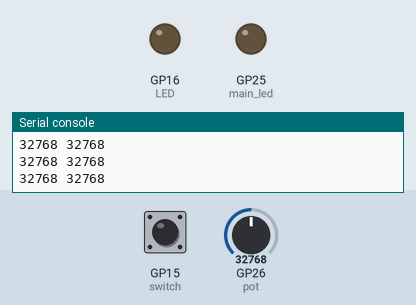
A program run on a simulated Raspberry Pi Pico running MicroPython. Parts: output pins drawn as LEDs (lit = HIGH), the last lines printed to the serial console. Inputs (shaded band) come from the test bench; at power-on: GP15 (switch) LOW, GP26 (pot) = 32768 (analog values on the 0–65535 scale).

Above: at 1.2 s.
1.3 s: GP15 (switch) pulled HIGH for 0.15 s
At 1.8 s:
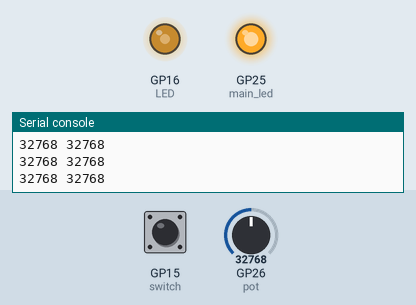
3.0 s: GP26 (pot) set to 45874
At 4.8 s:
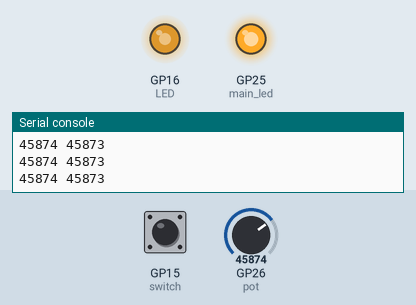
6.0 s: GP26 (pot) set to 65535
At 7.5 s:
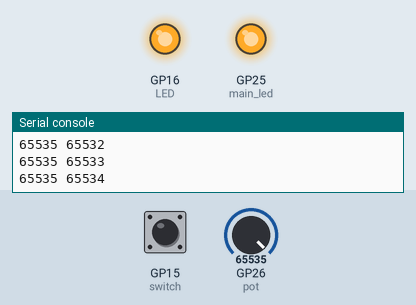
9.0 s: GP26 (pot) set to 7864
At 10.1 s:
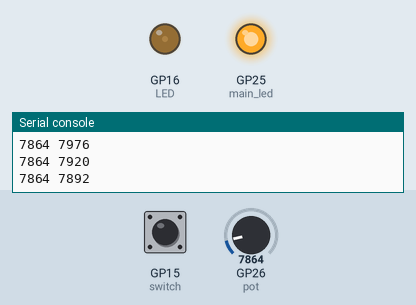
12.0 s: GP26 (pot) set to 0
At 12.18 s:
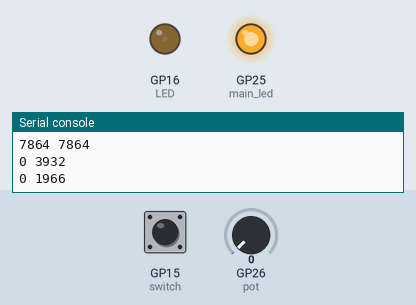
15.0 s: GP15 (switch) pulled HIGH for 1 s
At 16.6 s:
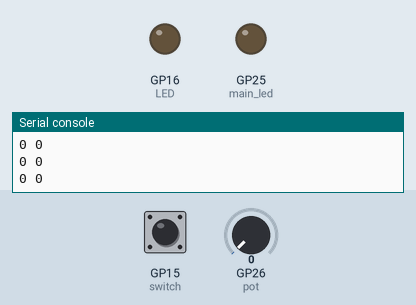
Timing chart, 0 to 18.1 s (numbered marks = the images above; inputs shaded):
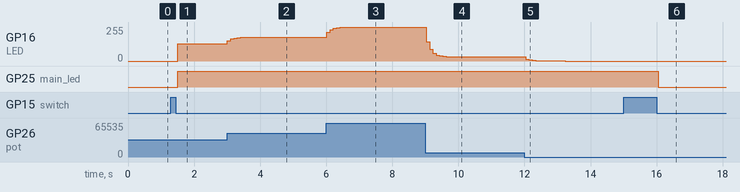

The program:

led_pot.py
```python
import machine
import utime

LED = machine.PWM(machine.Pin(16))
LED.freq(100)
switch = machine.Pin(15, machine.Pin.IN, machine.Pin.PULL_DOWN)
pot = machine.ADC(26)

main_led = machine.Pin(25, machine.Pin.OUT)
#LED = machine.Pin(16, machine.Pin.OUT)


button = False

def switch_irq(pin):
    global button
    button = not button

switch.irq(trigger=machine.Pin.IRQ_FALLING, handler=switch_irq)

value = pot.read_u16()
while True:
    last = value
    new  = pot.read_u16()
    value = (last + new) // 2
    print(new, value)
    main_led.value(int(button))
    if button:
        LED.duty_u16(value)
    else:
        LED.duty_u16(0)

    utime.sleep_ms(100)
```

Measured:
- after the input at 1.3 s, GP16 (LED): 0/255 → 128/255 after 0.20 s; GP25 (main_led): LOW → HIGH after 0.20 s
- after the input at 3.0 s, GP16 (LED): moves from 128/255 to 178/255 over 0.50 s, starting at once
- after the input at 6.0 s, GP16 (LED): moves from 178/255 to 255/255 over 0.70 s, starting at once
- after the input at 9.0 s, GP16 (LED): moves from 255/255 to 31/255 over 0.70 s, starting at once
- after the input at 12.0 s, GP16 (LED): moves from 31/255 to 0/255 over 1.2 s, starting at once
- after the input at 15.0 s, GP25 (main_led): HIGH → LOW after 1.0 s
